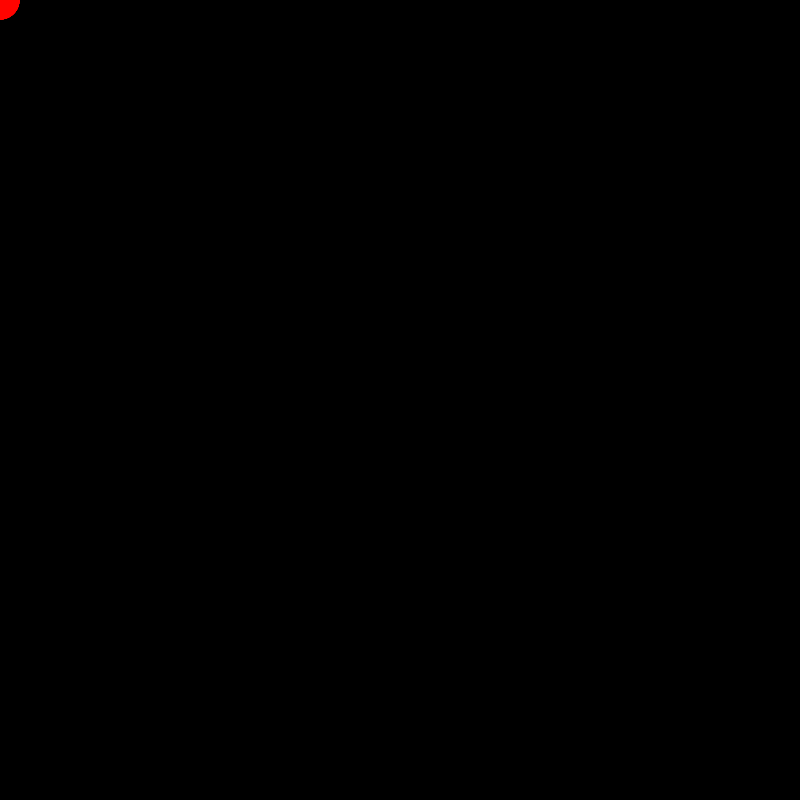
Frame 1 (no input)
Frame 60 (the mouse pressed at the canvas centre just before this capture): identical to frame 1, image omitted
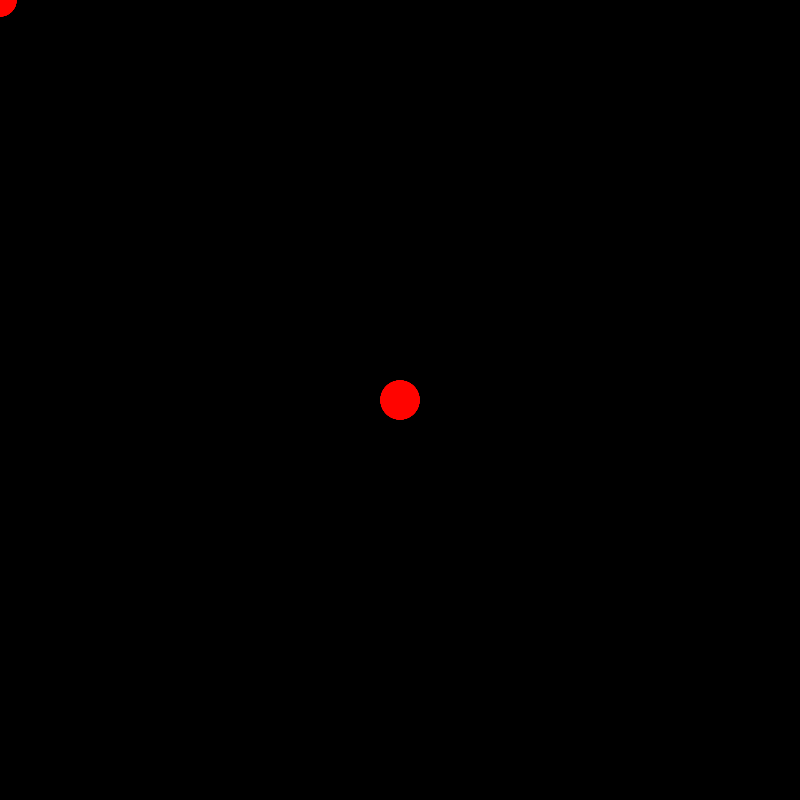
Frame 120 (the mouse held since frame 60 and released just before this capture)

The Processing sketch that drew these frames (run headless with seeded random() and noise(); from frame 60 on, the mouse is pressed at the canvas centre):

// Processing sketch: processing_12522
// ── processing_12522.pde

//code based on http://www.learningprocessing.com/examples/chapter-9/example-9-8/
// Declare two arrays with 50 elements.
int[] xpos = new int[400]; 
int[] ypos = new int[400];
int r = 255;
int g = 255;
int b = 255;

void setup() {
  size(800,800);
  smooth();
  // Initialize all elements of each array to zero.
  for (int i = 0; i < xpos.length; i ++ ) {
    xpos[i] = 0; 
    ypos[i] = 0;
  }
}

void draw() {
  background(0);
  display();
}

void display() {
  for (int i = 0; i < xpos.length-1; i ++ ) {
    // Shift all elements down one spot. 
    // xpos[0] = xpos[1], xpos[1] = xpos = [2], and so on. Stop at the second to last element.
    xpos[i] = xpos[i+1];
    ypos[i] = ypos[i+1];
  }
  
  // New location
  xpos[xpos.length-1] = mouseX; // Update the last spot in the array with the mouse location.
  ypos[ypos.length-1] = mouseY;
  
  // Draw everything
  for (int i = 0; i < xpos.length; i ++ ) {
     // Draw an ellipse for each element in the arrays. 
     // Color and size are tied to the loop's counter: i. 
    colorMode(HSB, 360, 100, 100);
    ellipseMode(CENTER);
    stroke(255,0);
    fill(1,100,100);
    ellipse(xpos[i],ypos[i],i/10,i/10);  
  }
}

  
